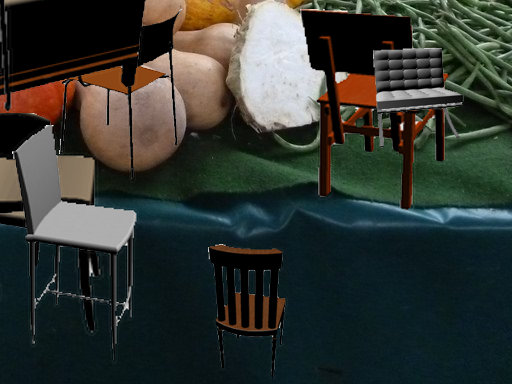
#> input picture flownet2_caffe/data/FlyingChairs_examples/0000000-img0.ppm, 512 x 384 px
$ python -i flow_io.py   (imports and definitions only)
#> lines starting #> are read from the running program, lines starting #| are printed output that depends on the picture; after the words box and inside, x2 and y2 are one past the last pixel; in counts of white or black regions, pixels touching at a corner belong together
"""
    Some helper functions to read, write and visualize optical flow
    Author: Samim Zahoor Taray
"""

# [45 lines left out: functions readFlow, writeFlow, flow_to_color, not called in this run]

def segment_flow(rgbimg):
    import numpy as np
    import cv2
    h = rgbimg.shape[0]
#> h = 384
    w = rgbimg.shape[1]
#> w = 512
    grayimg = cv2.cvtColor(rgbimg, cv2.COLOR_RGB2GRAY)
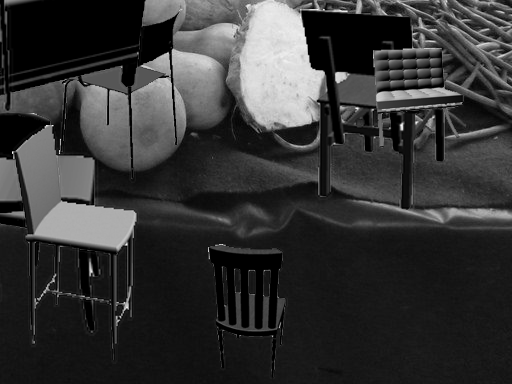
#> grayimg: shape (384, 512); min 0, max 255, mean 52.7
    out = np.zeros(grayimg.shape)
    out = cv2.normalize(grayimg, out, 1.0, 0.0, cv2.NORM_MINMAX)
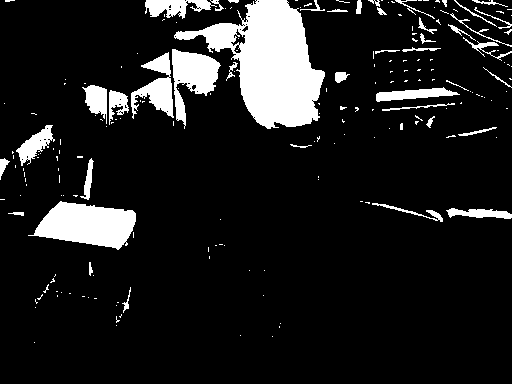
#> out: shape (384, 512); values 0 (black) and 1 (white), 11.5% white; 201 white regions (157 under 20 px), largest, box (x1, y1, x2, y2) and area: (174, 0, 325, 129) 9376, (28, 201, 136, 250) 3357, (172, 49, 221, 129) 1840
    out = out * 255
    out = out.astype(np.uint8)

    # th3 = cv2.adaptiveThreshold(out,255,cv2.ADAPTIVE_THRESH_GAUSSIAN_C,\
    #         cv2.THRESH_BINARY,11,2)

    ret,thr = cv2.threshold(out,0,255,cv2.THRESH_BINARY + cv2.THRESH_OTSU)
#> ret = 0
    kernel  = np.ones((7,7), np.uint8)
    closing = cv2.morphologyEx(thr, cv2.MORPH_CLOSE, kernel)
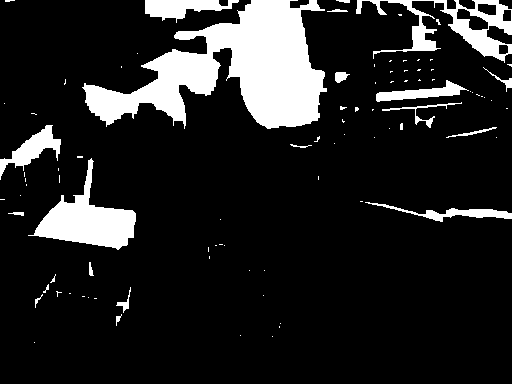
#> closing: shape (384, 512); 13.6% white; 91 white regions (70 under 20 px), largest, box (x1, y1, x2, y2) and area: (82, 0, 327, 129) 15054, (28, 158, 136, 250) 3763, (356, 0, 512, 63) 2899
    closing = cv2.bitwise_not(closing)
    # h = np.histogram(closing, [0,1,2])
    # freq = h[0]
    # if freq[0] < freq[1]:
    #     closing = np.subtract(1,closing)
    # cnt = cv2.findContours(closing, cv2.RETR_EXTERNAL, cv2.CHAIN_APPROX_NONE)[0]
    # cnt_mask = np.zeros(closing.shape, np.uint8)
    # cv2.drawContours(cnt_mask, cnt, -1, 255, -1)

    # Copy the thresholded image.
    # im_floodfill = closing.copy()

    # # Mask used to flood filling.
    # # Notice the size needs to be 2 pixels than the image.
    # mask = np.ones((h+2, w+2), np.uint8)
    # h_, w_ = h+2, w+2
    # mask[1:h_ - 1, 1: w_ - 1] = closing
    # # Floodfill from point (x, y) where x is the column and y is the row number
    # cv2.floodFill(im_floodfill, mask, (0,0), 0)
    # mask[1:h_ - 1, 1: w_ - 1] = im_floodfill

    # cv2.floodFill(im_floodfill, mask, (0, 479), 0)
    # mask[1:h_ - 1, 1: w_ - 1] = im_floodfill
    # cv2.floodFill(im_floodfill, mask, (639, 479), 0)
    # mask[1:h_ - 1, 1: w_ - 1] = im_floodfill
    # cv2.floodFill(im_floodfill, mask, (639, 0), 0)
    # mask[1:h_ - 1, 1: w_ - 1] = im_floodfill
    # # Invert floodfilled image
    # im_floodfill_inv = cv2.bitwise_not(im_floodfill)

    # # Combine the two images to get the foreground.
    # im_out = closing | im_floodfill_inv
    # opening = cv2.morphologyEx(closing, cv2.MORPH_OPEN, kernel)
    # print(out.mean(), out.std(), out.dtype)
    # print(th3.mean(), th3.std(), th3.dtype)
    # grayimg[grayimg < 200] = 0
    # grayimg[grayimg >=200] = 255
    return closing

>>> import cv2
>>> picture = cv2.cvtColor(cv2.imread('flownet2_caffe/data/FlyingChairs_examples/0000000-img0.ppm'), cv2.COLOR_BGR2RGB)
>>> result = segment_flow(picture)

$ run again, on flownet2_caffe/data/FlyingChairs_examples/0000000-img1.ppm
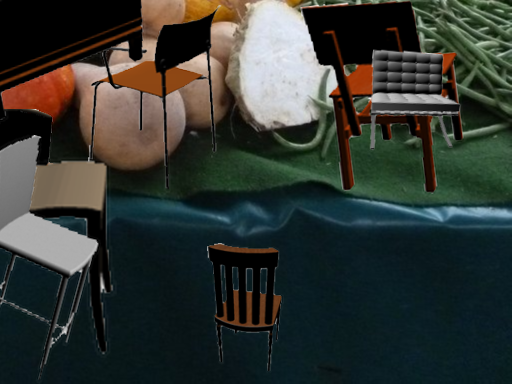
#> input picture flownet2_caffe/data/FlyingChairs_examples/0000000-img1.ppm, 512 x 384 px
#> in segment_flow, `out = cv2.normalize(grayimg, out, 1.0, 0.0, cv2.NORM_MINMAX)`:
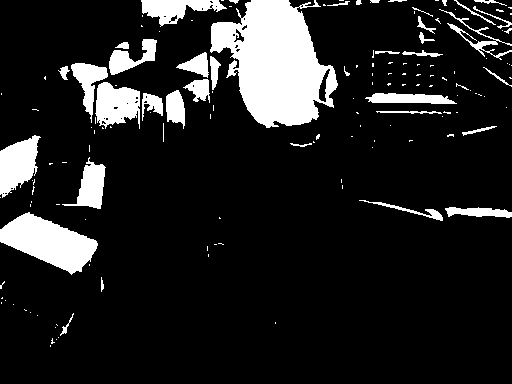
#> out: shape (384, 512); values 0 (black) and 1 (white), 13.3% white; 150 white regions (108 under 20 px), largest, box (x1, y1, x2, y2) and area: (210, 0, 338, 128) 10095, (0, 212, 98, 275) 3353, (0, 135, 41, 198) 1599
#> ret = 0
#> in segment_flow, `closing = cv2.morphologyEx(thr, cv2.MORPH_CLOSE, kernel)`:
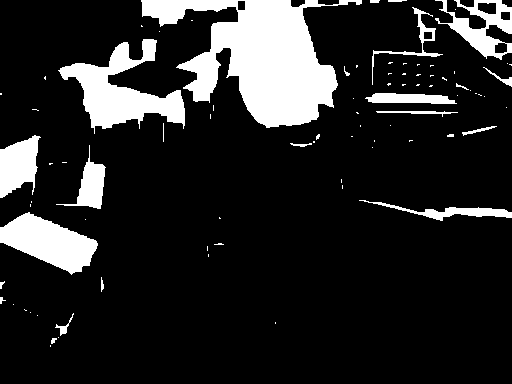
#> closing: shape (384, 512); 15% white; 84 white regions (62 under 20 px), largest, box (x1, y1, x2, y2) and area: (141, 0, 362, 128) 13430, (58, 39, 185, 134) 4840, (0, 212, 98, 275) 3383

$ run again, on flownet2_caffe/data/FlyingChairs_examples/0000001-img0.ppm
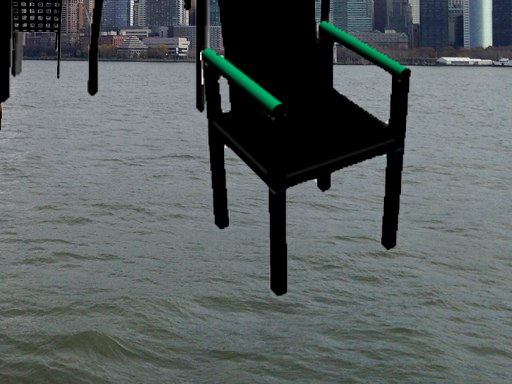
#> input picture flownet2_caffe/data/FlyingChairs_examples/0000001-img0.ppm, 512 x 384 px
#> in segment_flow, `out = cv2.normalize(grayimg, out, 1.0, 0.0, cv2.NORM_MINMAX)`:
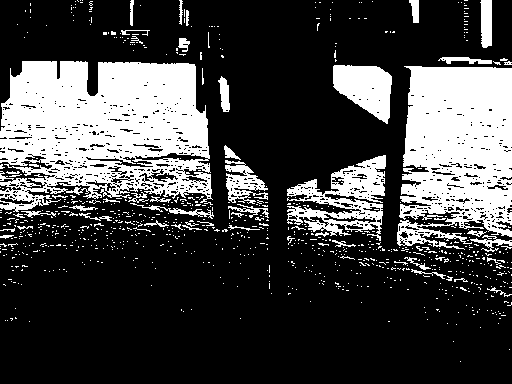
#> out: shape (384, 512); values 0 (black) and 1 (white), 26.6% white; 870 white regions (817 under 20 px), largest, box (x1, y1, x2, y2) and area: (0, 61, 213, 212) 22947, (397, 66, 512, 250) 16197, (287, 155, 386, 241) 3783
#> ret = 0
#> in segment_flow, `closing = cv2.morphologyEx(thr, cv2.MORPH_CLOSE, kernel)`:
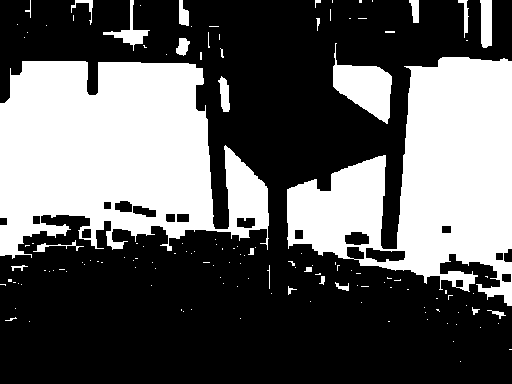
#> closing: shape (384, 512); 36.9% white; 138 white regions (112 under 20 px), largest, box (x1, y1, x2, y2) and area: (0, 61, 269, 259) 36672, (287, 57, 512, 306) 30459, (333, 43, 392, 124) 2354

$ run again, on flownet2_caffe/data/FlyingChairs_examples/0000001-img1.ppm
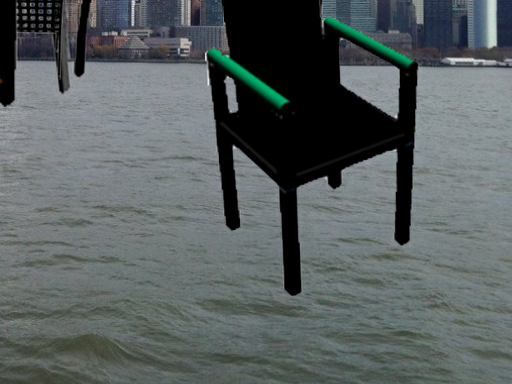
#> input picture flownet2_caffe/data/FlyingChairs_examples/0000001-img1.ppm, 512 x 384 px
#> in segment_flow, `out = cv2.normalize(grayimg, out, 1.0, 0.0, cv2.NORM_MINMAX)`:
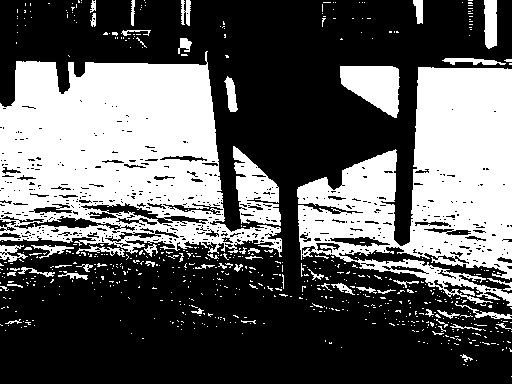
#> out: shape (384, 512); values 0 (black) and 1 (white), 37% white; 642 white regions (584 under 20 px), largest, box (x1, y1, x2, y2) and area: (0, 51, 282, 257) 34929, (297, 67, 512, 306) 27433, (233, 146, 281, 226) 2115
#> ret = 0
#> in segment_flow, `closing = cv2.morphologyEx(thr, cv2.MORPH_CLOSE, kernel)`:
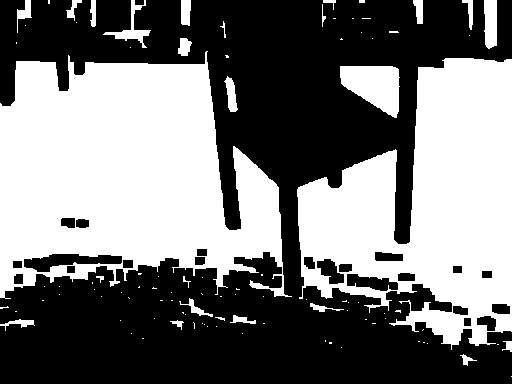
#> closing: shape (384, 512); 46.4% white; 98 white regions (72 under 20 px), largest, box (x1, y1, x2, y2) and area: (0, 51, 292, 299) 48347, (297, 58, 512, 350) 37050, (340, 66, 400, 118) 2117
